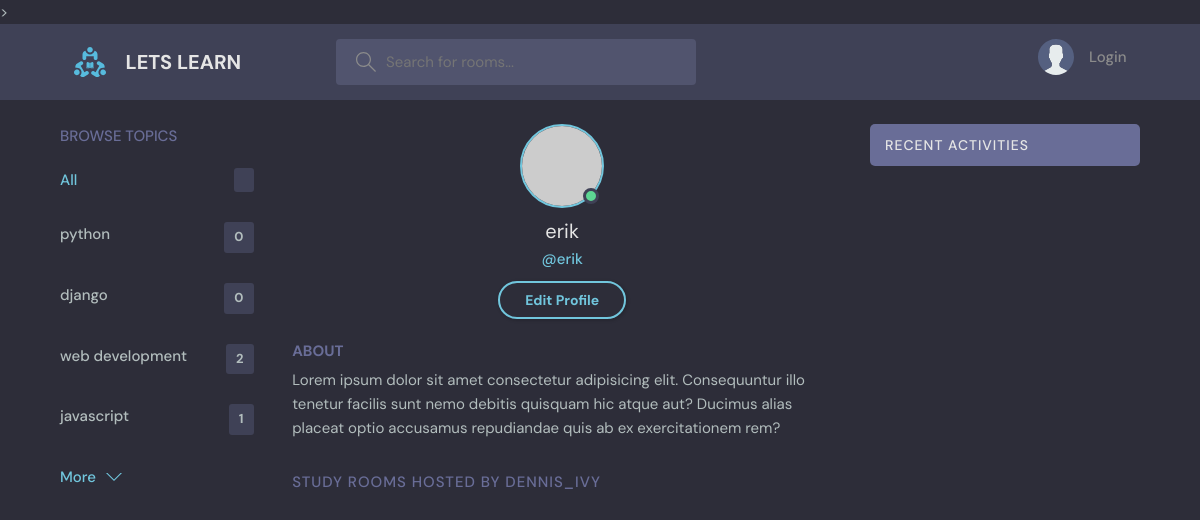
Screenshot of /profile/6/ with the database file from the repository.
### base/models.py (models this page shows, shortened)
class Topic(models.Model):
    name = models.CharField(max_length=200)

### base/views.py (the view)
# urls.py: path('profile/<str:pk>/', views.userProfile, name='user-profile'),
def userProfile(request, pk):
    user = User.objects.get(id=pk)
    rooms = user.room_set.all()
    room_messages = user.room_set.all()
    topics = Topic.objects.all()
    context= {'user': user,'rooms':rooms,'room_messages': room_messages, 'topics': topics}
    return render(request, 'base/profile.html', context)

### base/templates/base/profile.html (shortened to what this page needs)
{% extends 'main.html'%}
{% block content %}
  <main class="profile-page layout layout--3">
    <div class="container">
      {% include 'base/topics_component.html' %}
      <div class="roomList">
        <div class="profile">
          <div class="profile__avatar">
            <div class="avatar avatar--large active">
              <img src="https://randomuser.me/api/portraits/men/11.jpg" />
            </div>
          </div>
          <div class= "profile__info">
            <h3>{{user.username}}</h3>
            <p>@{{user.username}}</p>
            <a href="edit-user.html" class="btn btn--main btn--pill">Edit Profile</a>
          </div>
          <div class="profile__about">
            <h3>About</h3>
            <p>
              Lorem ipsum dolor sit amet consectetur adipisicing elit. Consequuntur illo tenetur
              facilis sunt nemo debitis quisquam hic atque aut? Ducimus alias placeat optio
              accusamus repudiandae quis ab ex exercitationem rem?
            </p>
          </div>
        </div>
        <div class="roomList__header">
          <div>
            <h2>Study Rooms Hosted by dennis_ivy</a>
            </h2>
          </div>
        </div>
      </div>
      {% include 'base/activity_component.html' %}
    </div>
  </main>
{% endblock content %}

### base/templates/base/topics_component.html
<div class="topics">
          <div class="topics__header">
            <h2>Browse Topics</h2>
          </div>
          <ul class="topics__list">
            <li>
              <a href="{% url 'home'%}" class="active">All <span>{{topic.count}}</span></a>
            </li>
            {% for topic in topics %}
            <li>
              <a href="{% url 'home' %}?q={{topic.name}}">{{ topic.name }}<span>{{topic.room_set.all.count}}</span></a>
            </li>
            {% endfor %}
          </ul>
          <a class="btn btn--link" href="topics.html">
            More
            <svg version="1.1" xmlns="http://www.w3.org/2000/svg" width="32" height="32" viewBox="0 0 32 32">
              <title>chevron-down</title>
              <path d="M16 21l-13-13h-3l16 16 16-16h-3l-13 13z"></path>
            </svg>
          </a>
        </div>

### static/styles/style.css (style rules this page uses)
:root { --color-main: #71c6dd; --color-main-light: #e1f6fb; --color-dark: #3f4156; --color-dark-medium: #51546e; --color-dark-light: #696d97; --color-light: #e5e5e5; --color-gray: #8b8b8b; --color-light-gray: #b2bdbd; --color-bg: #2d2d39; --color-success: #5dd693; --color-error: #fc4b0b; }
* { font-family: "DM Sans", -apple-system, BlinkMacSystemFont, "Segoe UI", Roboto, Oxygen, Ubuntu, Cantarell, "Open Sans", "Helvetica Neue", sans-serif; margin: 0; padding: 0; box-sizing: border-box; text-rendering: optimizeLegibility; font-size: inherit; }
html { font-size: 56.25%; }
@media only screen and (min-width: 1200px) { html { font-size: 62.5%; } }
body { line-height: 1.6; font-weight: 400; font-size: 1.5rem; color: var(--color-light-gray); background-color: var(--color-bg); min-height: 100vh; }
img { width: 100%; }
a { display: inline-block; color: var(--color-main); text-decoration: none; }
.container { max-width: 120rem; width: 90%; margin: auto; }
.btn { background-color: transparent; border: none; display: inline-flex; align-items: center; gap: 1rem; cursor: pointer; transition: all ease-in-out 0.3s; padding: 1rem 2rem; border-radius: 5px; box-shadow: 1px 1px 3px 1px rgba(0, 0, 0, 0.15); font-weight: 500; }
.btn--link { border-radius: 0; padding: 0; color: var(--color-main); box-shadow: none; }
.btn--main { background-color: var(--color-main); color: var(--color-dark); }
.btn > svg { fill: currentColor; width: 1.6rem; height: 1.6rem; }
.btn--pill { border-radius: 10rem; font-size: 1.4rem; font-weight: 700; padding: 6px 2.5rem; color: var(--color-main); background: transparent; border: 2px solid var(--color-main); }
.avatar { position: relative; display: inline-block; border-radius: 50%; border: 2px solid var(--color-main); }
.avatar img { display: block; border-radius: 50%; object-fit: cover; object-position: center; }
.avatar::after { content: ""; display: block; position: absolute; background-color: var(--color-gray); z-index: 111; border-radius: 50%; border: 0.3rem solid var(--color-dark); }
.avatar.active::after { background-color: var(--color-success); }
.avatar.avatar--large img { display: block; width: 8rem; height: 8rem; border-radius: 50%; }
.avatar.avatar--large:after { width: 1rem; height: 1rem; bottom: 2px; right: 3.5px; }
.layout { margin-top: 2.4rem; }
.layout > .container { display: flex; justify-content: space-between; align-items: flex-start; }
.layout--3 > .container > div:first-child { flex-basis: 18%; max-width: 22.5rem; }
.layout--3 > .container > div:nth-child(2) { flex-basis: 50%; }
.topics__header { margin-bottom: 2rem; }
.topics__header h2 { text-transform: uppercase; font-weight: 500; color: var(--color-dark-light); }
.topics__list { list-style: none; }
.topics__list li a { display: flex; justify-content: space-between; margin-bottom: 3rem; font-weight: 500; color: var(--color-light-gray); transition: all 0.3s ease-in-out; }
.topics__list li a.active, .topics__list li a:hover { color: var(--color-main); }
.topics__list li a span { padding: 0.5rem 1rem; background-color: var(--color-dark); border-radius: 3px; font-size: 1.3rem; font-weight: 700; letter-spacing: 1px; }
.roomList__header { display: flex; justify-content: space-between; align-items: center; margin-bottom: 2.4rem; }
.roomList__header h2 { text-transform: uppercase; font-weight: 500; color: var(--color-light); letter-spacing: 1px; }
.profile { margin-bottom: 3rem; }
.profile__avatar { text-align: center; }
.profile__info { text-align: center; }
.profile__info h3 { font-size: 2rem; color: var(--color-light); font-weight: 400; }
.profile__info p { color: var(--color-main); font-weight: 500; margin-bottom: 1rem; }
.profile__about { margin-top: 2rem; }
.profile__about h3 { text-transform: uppercase; color: var(--color-dark-light); margin-bottom: 0.5rem; }
.profile-page .roomList__header { margin-bottom: 1.5rem; }
.profile-page .roomList__header h2 { color: var(--color-dark-light); }

### rows the page displays
Topic: name "python", room_set.all.count "0"
Topic: name "django", room_set.all.count "0"
Topic: name "web development", room_set.all.count "2"
Topic: name "javascript", room_set.all.count "1"

### other values shown
{{ user.username }} "erik"
